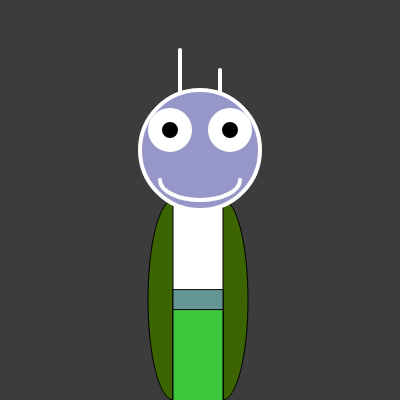
Frame 1 (no input)
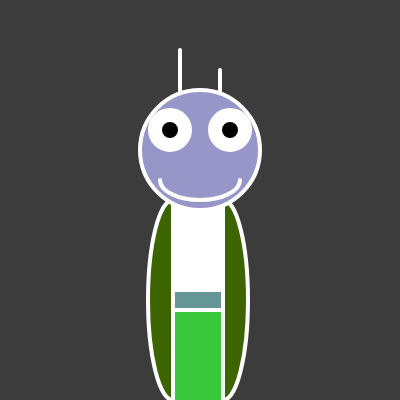
Frame 60 (no input)
Frame 120 (the mouse pressed at the canvas centre since frame 60): identical to frame 60, image omitted

The p5.js sketch that drew these frames (run headless with seeded random() and noise() and a simulated clock; from frame 60 on, the mouse is pressed at the canvas centre):

// p5.js sketch
// ── sketch.js
function setup() {
  createCanvas(400, 400);
}

function draw() {
  background(60); // Set background color to black

  // Draw body cylinder
  fill(60, 100, 0); // Set fill color to green
  translate(223, 300); // Move the origin to the center of the canvas
  rotate(HALF_PI); // Rotate by 90 degrees (pi/2 radians)
  ellipse(0, 0, 200, 50); // Top ellipse
  ellipse(0, 50, 200, 50); // Bottom ellipse
  fill(255, 255, 255);
  rect(-100, 0, 200, 50); // Connecting rectangle
  fill(100, 150, 150);
  rect(-10, 0, 200, 50); // Connecting rectangle
  fill(60, 200, 60);
  rect(10, 0, 200, 50); // Connecting rectangle
  
  // Reset transformation
  resetMatrix();
  
  // Draw antennae
  stroke(255); // Set stroke color to white
  strokeWeight(4); // Set stroke weight
  line(180, 100, 180, 50); // Left antenna
  line(220, 100, 220, 70); // Right antenna

  // Draw head with purple color
  fill(150, 150, 200); // Set fill color to purple (RGB: 128, 0, 128)
  ellipse(200, 150, 120, 120); // Head ellipse
  
  // Draw eyes
  fill(255); // Set fill color to white
  ellipse(170, 130, 40, 40); // Left eye
  ellipse(230, 130, 40, 40); // Right eye
  
  // Draw pupils
  fill(0); // Set fill color to black
  ellipse(170, 130, 20, 20); // Left pupil
  ellipse(230, 130, 20, 20); // Right pupil
  
  // Draw mouth
  noFill(); // Don't fill mouth
  stroke(255); // Set stroke color to white
  strokeWeight(4); // Set stroke weight
  arc(200, 180, 80, 40, 0, PI); // Mouth arc
  
}
